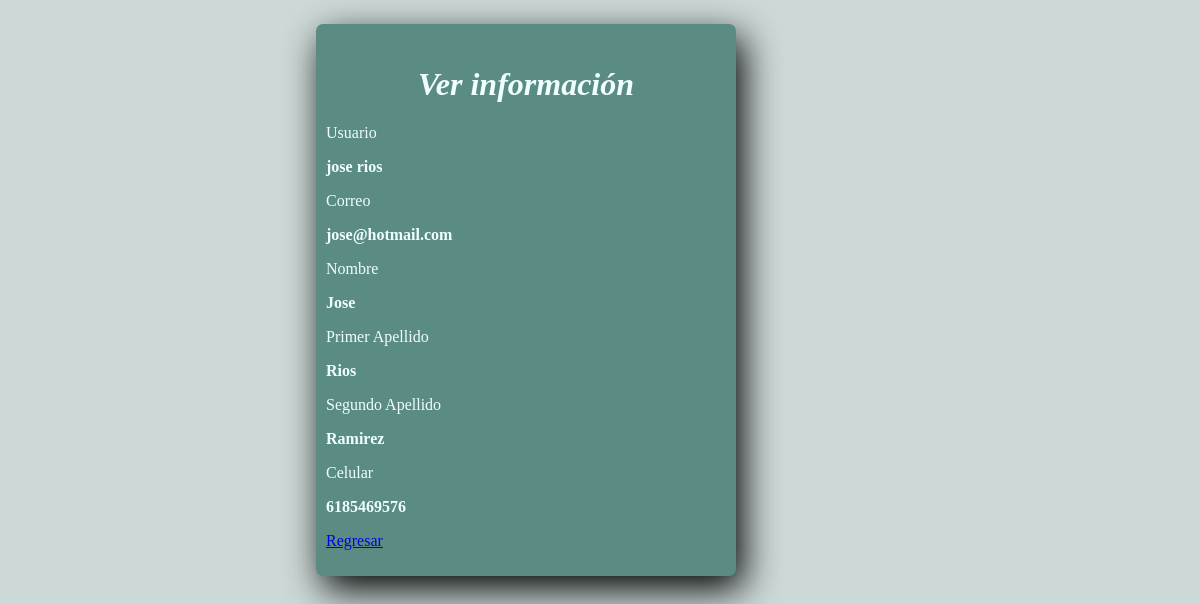
Page /read.php?id=4 on the committed database.
### tables this page shows
CREATE TABLE `cliente` (
  `id` int NOT NULL,
  `username` varchar(100) NOT NULL,
  `correo` varchar(255) NOT NULL,
  `celular` varchar(13) DEFAULT NULL,
  `nombre` varchar(40) NOT NULL,
  `pApellido` varchar(100) NOT NULL,
  `sApellido` varchar(100) NOT NULL,
  `nacimiento` date DEFAULT NULL
);

### read.php (the view, shortened to what this page needs)
<?php
if(isset($_GET["id"]) && !empty(trim($_GET["id"]))){
    require_once "config.php";
    $sql = "SELECT * FROM cliente WHERE id = ?";
    if($stmt = mysqli_prepare($link, $sql)){
        mysqli_stmt_bind_param($stmt, "i", $param_id);
        if(mysqli_stmt_execute($stmt)){
            $result = mysqli_stmt_get_result($stmt);
            if(mysqli_num_rows($result) == 1){
                $row = mysqli_fetch_array($result, MYSQLI_ASSOC);
            } else{
                header("location: error.php");
                exit();
            }
        } else{
            echo "Oops! Something went wrong. Please try again later.";
        }
    }
} else{
    header("location: error.php");
    exit();
}
?>
<!DOCTYPE html>
<html lang="en">
<head>
    <link rel="stylesheet" href="Estilo_1.css">
</head>
<body>
    <div class="wrapper">
        <div id="cont1">
            <div class="row">
                <div class="col-md-12">
                    <h1 class="mt-5 mb-3">Ver información</h1>
                    <div class="form-group">
                        <label>Usuario</label>
                        <p><b><?php echo $row["username"]; ?></b></p>
                    </div>
                    <div class="form-group">
                        <label>Correo</label>
                        <p><b><?php echo $row["correo"]; ?></b></p>
                    </div>
                    <div class="form-group">
                        <label>Nombre</label>
                        <p><b><?php echo $row["nombre"]; ?></b></p>
                    </div>
                    <div class="form-group">
                        <label>Primer Apellido</label>
                        <p><b><?php echo $row["pApellido"]; ?></b></p>
                    </div>
                    <div class="form-group">
                        <label>Segundo Apellido</label>
                        <p><b><?php echo $row["sApellido"]; ?></b></p>
                    </div>
                    <div class="form-group">
                        <label>Celular</label>
                        <p><b><?php echo $row["celular"]; ?></b></p>
                    </div>
                    <p><a href="index.php" class="btn btn-primary">Regresar</a></p>
                </div>
            </div>
        </div>
    </div>
</body>
</html>

### Estilo_1.css (style rules this page uses)
:root { --fondo-obscuro: #5A8C83; --color-claro: #CCD9D7; --color-medio: #80A6A2; --tipo-blanco: #DCE6F2; --color-obscuro: #36594F; }
* { box-sizing: border-box; }
body { background-color: var(--color-claro); }
h1 { text-align: center; font-style: italic; margin-top: 1em; }
#cont1 { width: 70%; background-color: var(--fondo-obscuro); margin: 1em; border-radius: 7px; padding: 10px; float: left; color: azure; box-shadow: 7px 13px 37px #000; }

### read.php (style rules this page uses)
.wrapper { width: 600px; margin: 0 auto; }

### rows in the picture
cliente: username "jose rios", correo "jose@hotmail.com", nombre "Jose", pApellido "Rios", sApellido "Ramirez", celular "6185469576"
